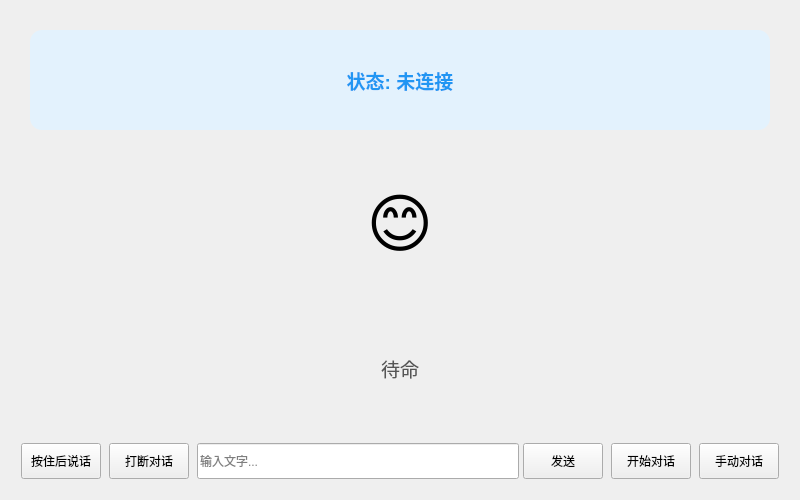
<?xml version="1.0" encoding="UTF-8"?>
<ui version="4.0">
 <class>MainWindow</class>
 <widget class="QWidget" name="MainWindow">
  <property name="geometry">
   <rect>
    <x>0</x>
    <y>0</y>
    <width>800</width>
    <height>500</height>
   </rect>
  </property>
  <property name="windowTitle">
   <string>小智Ai客户端 (連結娃娃魚Server)</string>
  </property>
  <layout class="QVBoxLayout" name="verticalLayout">

   <item>
         <widget class="QFrame" name="status_card">
      <property name="sizePolicy">
       <sizepolicy hsizetype="Preferred" vsizetype="Expanding">
        <horstretch>0</horstretch>
        <verstretch>0</verstretch>
       </sizepolicy>
      </property>
      <property name="frameShape">
       <enum>QFrame::NoFrame</enum>
      </property>
      <property name="frameShadow">
       <enum>QFrame::Plain</enum>
      </property>
     <layout class="QVBoxLayout" name="card_layout">
      <item>
       <widget class="QLabel" name="status_label">
        <property name="font">
         <font>
          <pointsize>14</pointsize>
          <weight>75</weight>
          <bold>true</bold>
         </font>
        </property>
        <property name="styleSheet">
         <string>
QLabel {
    color: #2196F3;
    padding: 12px 20px;
    background-color: #E3F2FD;
    border-radius: 12px;
    border: none;
    margin: 10px;
}
         </string>
        </property>
        <property name="text">
         <string>状态: 未连接</string>
        </property>
        <property name="alignment">
         <set>Qt::AlignCenter</set>
        </property>
       </widget>
      </item>
      <item>
       <widget class="QLabel" name="emotion_label">
        <property name="font">
         <font>
          <pointsize>48</pointsize>
         </font>
        </property>
        <property name="styleSheet">
         <string>
QLabel {
    margin: 20px;
    padding: 20px;
    background-color: transparent;
    border: none;
}
         </string>
        </property>
        <property name="text">
         <string>😊</string>
        </property>
        <property name="alignment">
         <set>Qt::AlignCenter</set>
        </property>
       </widget>
      </item>
      <item>
       <widget class="QLabel" name="tts_text_label">
        <property name="font">
         <font>
          <pointsize>14</pointsize>
         </font>
        </property>
        <property name="styleSheet">
         <string>
QLabel {
    color: #555555;
    padding: 15px 20px;
    background-color: transparent;
    border: none;
    margin: 5px 15px;
}
         </string>
        </property>
        <property name="text">
         <string>待命</string>
        </property>
        <property name="alignment">
         <set>Qt::AlignCenter</set>
        </property>
        <property name="wordWrap">
         <bool>true</bool>
        </property>
       </widget>
      </item>
     </layout>
    </widget>
   </item>
   <item>
    <layout class="QHBoxLayout" name="button_layout">
     <property name="spacing">
      <number>8</number>
     </property>
     <property name="leftMargin">
      <number>10</number>
     </property>
     <property name="rightMargin">
      <number>10</number>
     </property>
     <property name="bottomMargin">
      <number>10</number>
     </property>
     <item>
      <widget class="QPushButton" name="manual_btn">
       <property name="minimumSize">
        <size>
         <width>0</width>
         <height>36</height>
        </size>
       </property>
       <property name="text">
        <string>按住后说话</string>
       </property>
      </widget>
     </item>
     <item>
      <widget class="QPushButton" name="abort_btn">
       <property name="minimumSize">
        <size>
         <width>0</width>
         <height>36</height>
        </size>
       </property>
       <property name="text">
        <string>打断对话</string>
       </property>
      </widget>
     </item>
     <item>
      <layout class="QHBoxLayout" name="text_input_layout">
       <property name="spacing">
        <number>4</number>
       </property>
       <item>
        <widget class="QLineEdit" name="text_input">
         <property name="minimumSize">
          <size>
           <width>0</width>
           <height>36</height>
          </size>
         </property>
         <property name="placeholderText">
          <string>输入文字...</string>
         </property>
        </widget>
       </item>
       <item>
        <widget class="QPushButton" name="send_btn">
         <property name="minimumSize">
          <size>
           <width>60</width>
           <height>36</height>
          </size>
         </property>
         <property name="text">
          <string>发送</string>
         </property>
        </widget>
       </item>
      </layout>
     </item>
     <item>
      <widget class="QPushButton" name="auto_btn">
       <property name="minimumSize">
        <size>
         <width>0</width>
         <height>36</height>
        </size>
       </property>
       <property name="text">
        <string>开始对话</string>
       </property>
      </widget>
     </item>
     <item>
      <widget class="QPushButton" name="mode_btn">
       <property name="minimumSize">
        <size>
         <width>0</width>
         <height>36</height>
        </size>
       </property>
       <property name="text">
        <string>手动对话</string>
       </property>
      </widget>
     </item>
    </layout>
   </item>
  </layout>
 </widget>
 <resources/>
 <connections/>
</ui>
